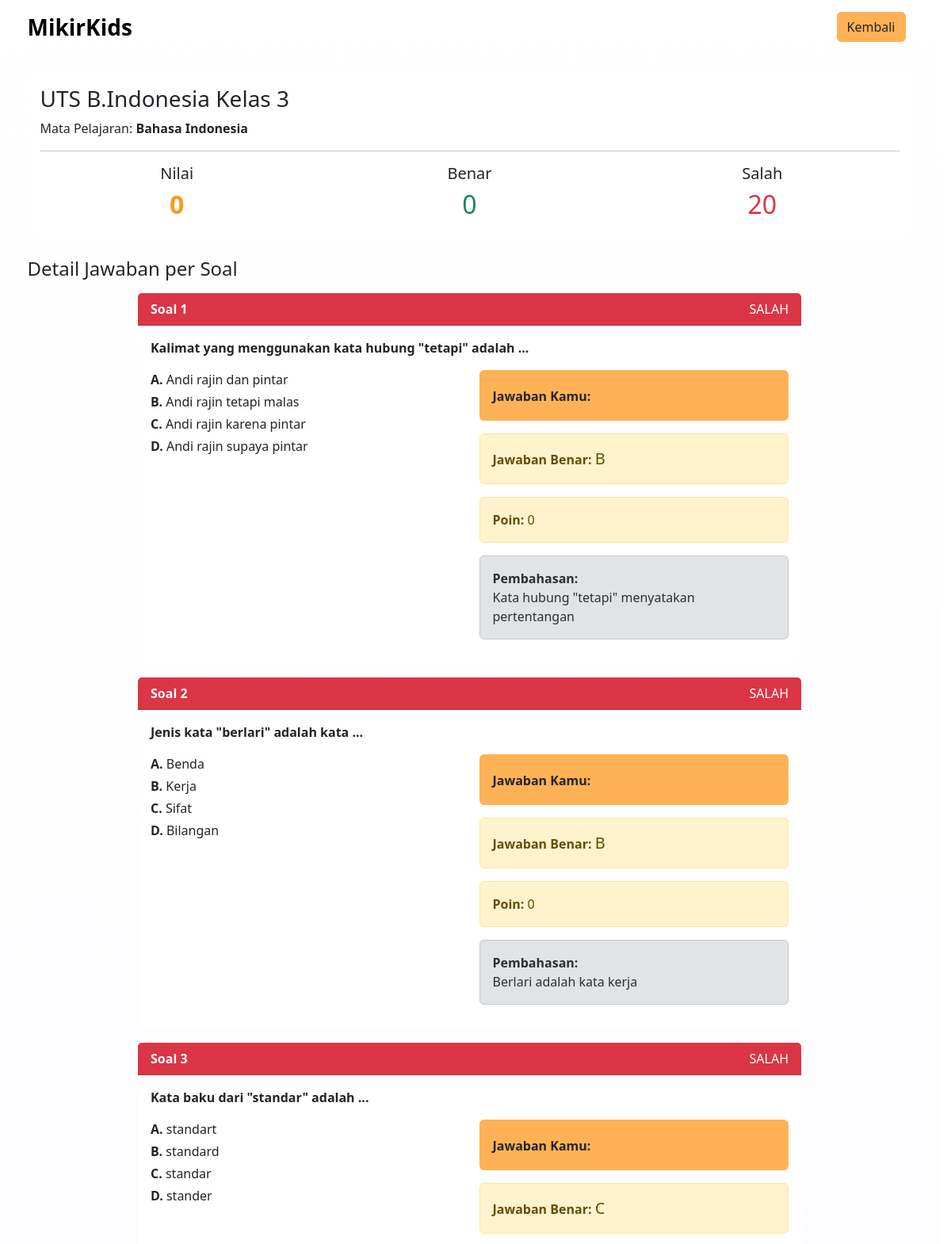
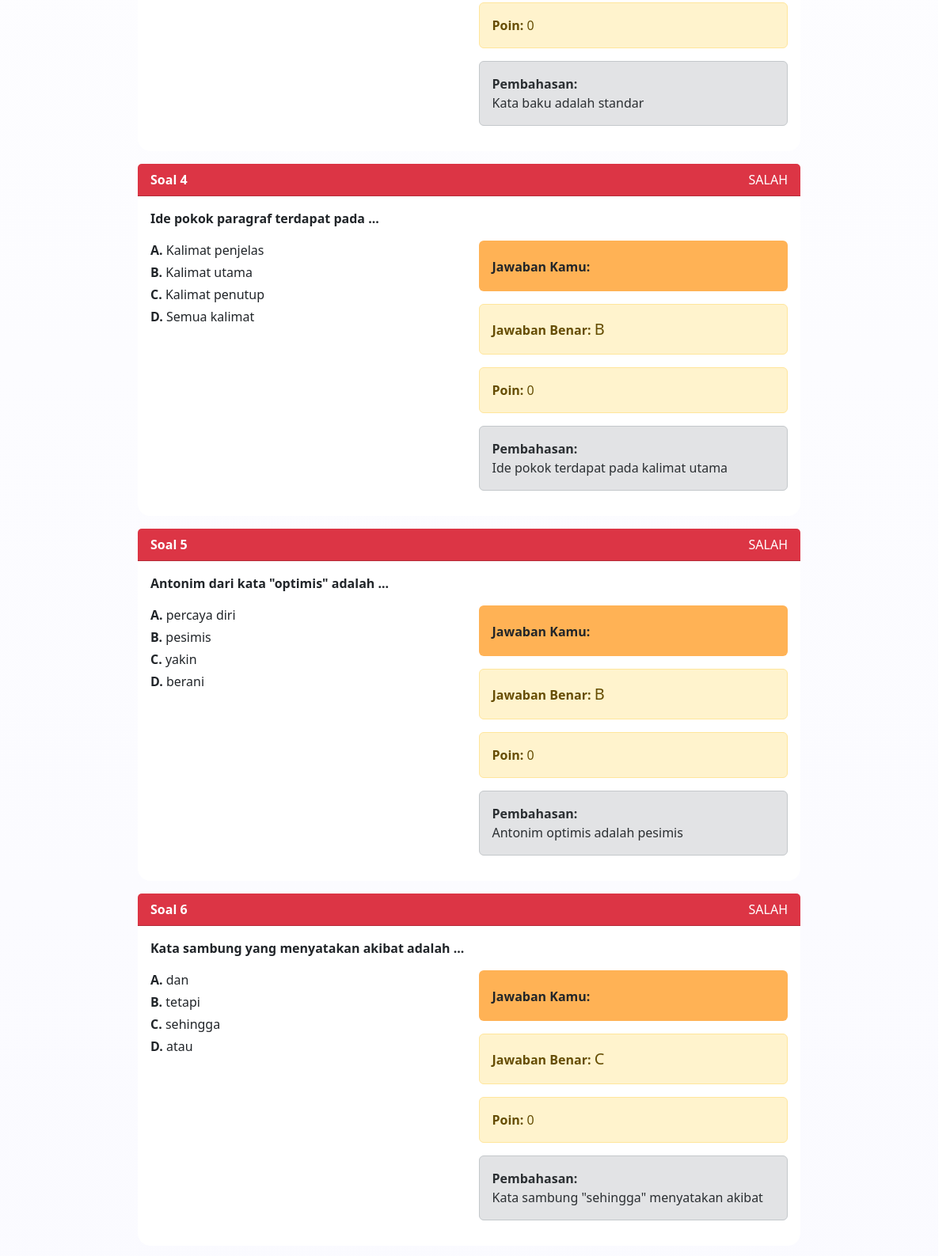
The app's page /user/pages/detail_jawaban.php?id=1 (signed in, upper part) with its own data (2 pictures, top to bottom).
### tables this page shows
CREATE TABLE `nilai` (
  `id_nilai` int(11) NOT NULL,
  `nilai` int(11) NOT NULL,
  `user` int(11) NOT NULL,
  `soal_paket` int(11) NOT NULL,
  `jumlah_benar` int(11) NOT NULL,
  `jumlah_salah` int(11) NOT NULL
);

CREATE TABLE `paket_soal` (
  `id_paket` int(11) NOT NULL,
  `judul` varchar(30) DEFAULT NULL,
  `mata_pelajaran` varchar(20) DEFAULT NULL,
  `kelas` int(11) DEFAULT NULL,
  `jumlah_soal` int(11) DEFAULT NULL
);

CREATE TABLE `jawaban` (
  `id_jawaban` int(11) NOT NULL,
  `nilai_id` int(11) DEFAULT NULL,
  `soal_id` int(11) DEFAULT NULL,
  `jawaban_siswa` char(1) DEFAULT NULL,
  `is_correct` tinyint(1) DEFAULT NULL,
  `poin` int(11) DEFAULT NULL
);

CREATE TABLE `soal` (
  `id` int(11) NOT NULL,
  `kelas` int(11) DEFAULT NULL,
  `mata_pelajaran` varchar(30) DEFAULT NULL,
  `soal` varchar(200) NOT NULL,
  `paket_soal` int(11) NOT NULL,
  `pilihan_a` text NOT NULL,
  `pilihan_b` text NOT NULL,
  `pilihan_c` text NOT NULL,
  `pilihan_d` text NOT NULL,
  `jawaban_benar` char(1) NOT NULL,
  `pembahasan` text NOT NULL,
  `bobot` int(11) NOT NULL
);

### user/pages/detail_jawaban.php (the view, shortened to what this page needs)
<?php
include '../../config/connection.php';
$nilai_id = $_GET['id'];
$user_id = $_SESSION['id_user'];
$stmt_nilai = $db->prepare("SELECT n.*, p.judul, p.mata_pelajaran
                            FROM nilai n
                            JOIN paket_soal p ON n.soal_paket = p.id_paket
                            WHERE n.id_nilai = ? AND n.user = ?");
$stmt_nilai->bind_param("ii", $nilai_id, $user_id);
$stmt_nilai->execute();
$result_nilai = $stmt_nilai->get_result();
$data_nilai = $result_nilai->fetch_assoc();
$stmt_jawaban = $db->prepare("SELECT j.*, s.soal, s.pilihan_a, s.pilihan_b, s.pilihan_c, s.pilihan_d, s.jawaban_benar, s.pembahasan
                              FROM jawaban j
                              JOIN soal s ON j.soal_id = s.id
                              WHERE j.nilai_id = ?
                              ORDER BY s.id");
$stmt_jawaban->bind_param("i", $nilai_id);
$stmt_jawaban->execute();
$result_jawaban = $stmt_jawaban->get_result();
?>
<!DOCTYPE html>
<html>
<head>
    <link href="https://cdn.jsdelivr.net/npm/bootstrap@5.3.8/dist/css/bootstrap.min.css" rel="stylesheet">
</head>
<body >
    <nav class="navbar navbar-expand-lg">
    <div class="container d-flex  ">
        <a class="navbar-brand fs-3 fw-bold" href="#">MikirKids</a>
        <form class="d-flex">
        <a href="dashboard.php" class="btn btn-outline bg-color me-2">Kembali</a>
        </form>
    </div>
    </nav>
    <div class="container mt-4">
        <div class="card mb-4 rounded-4 border-0">
            <div class="card-body">
                <h3><?php echo htmlspecialchars($data_nilai['judul']); ?></h3>
                <p class="mb-0">Mata Pelajaran: <strong><?php echo htmlspecialchars($data_nilai['mata_pelajaran']); ?></strong></p>
                <hr>
                <div class="row text-center">
                    <div class="col-4">
                        <h5>Nilai</h5>
                        <h2 class="text-color fw-bold"><?php echo number_format($data_nilai['nilai'], 0); ?></h2>
                    </div>
                    <div class="col-4">
                        <h5>Benar</h5>
                        <h2 class="text-success"><?php echo htmlspecialchars($data_nilai['jumlah_benar']); ?></h2>
                    </div>
                    <div class="col-4">
                        <h5>Salah</h5>
                        <h2 class="text-danger"><?php echo htmlspecialchars($data_nilai['jumlah_salah']); ?></h2>
                    </div>
                </div>
            </div>
        </div>
        <h4 class="mb-3">Detail Jawaban per Soal</h4>
        <?php $no = 1; while($jawaban = $result_jawaban->fetch_assoc()): ?>
        <div class="card mb-3 card-hover w-75 mx-auto rounded-4 border-0
        <?php echo $jawaban['is_correct'] ? 'border-success' : 'border-danger'; ?>">
            <div class="card-header <?php echo $jawaban['is_correct'] ? 'bg-success' : 'bg-danger'; ?> text-white">
                <strong>Soal <?php echo $no++; ?></strong>
                <?php if($jawaban['is_correct']): ?>
                    <span class="float-end">BENAR</span>
                <?php else: ?>
                    <span class="float-end">SALAH</span>
                <?php endif; ?>
            </div>
            <div class="card-body">
                <p class="fw-bold"><?php echo htmlspecialchars($jawaban['soal']); ?></p>
                <div class="row">
                    <div class="col-md-6">
                        <p class="mb-1"><strong>A.</strong> <?php echo htmlspecialchars($jawaban['pilihan_a']); ?></p>
                        <p class="mb-1"><strong>B.</strong> <?php echo htmlspecialchars($jawaban['pilihan_b']); ?></p>
                        <p class="mb-1"><strong>C.</strong> <?php echo htmlspecialchars($jawaban['pilihan_c']); ?></p>
                        <p class="mb-1"><strong>D.</strong> <?php echo htmlspecialchars($jawaban['pilihan_d']); ?></p>
                    </div>
                    <div class="col-md-6">
                        <div class="alert bg-color">
                            <strong>Jawaban Kamu:</strong>
                        </div>
                        <div class="alert alert-warning">
                            <strong>Jawaban Benar:</strong>
                            <span class="fs-5"><?php echo strtoupper(htmlspecialchars($jawaban['jawaban_benar'])); ?></span>
                        </div>
                        <div class="alert alert-warning">
                            <strong>Poin:</strong> <?php echo htmlspecialchars($jawaban['poin']); ?>
                        </div>
                        <?php if (!empty($jawaban['pembahasan'])): ?>
                            <div class="alert alert-secondary mt-3">
                                <strong>Pembahasan:</strong><br>
                                <?php echo nl2br(htmlspecialchars($jawaban['pembahasan'])); ?>
                            </div>
                        <?php endif; ?>
                    </div>
                </div>
            </div>
        </div>
        <?php endwhile; ?>
    </div>
</body>
</html>

### user/pages/detail_jawaban.php (style rules this page uses)
html { scrollbar-gutter: stable; }
.card-hover { transition: .2s; }
.text-color { color: #FF991C; }
.bg-color { background-color: #FFB255; }
body { background: linear-gradient(180deg, #ffffff 0%, #f7f7ff 60%, #f2f2ff 100%); background-attachment: fixed; }

### records on screen
nilai: soal_paket.judul "UTS B.Indonesia Kelas 3", soal_paket.mata_pelajaran "Bahasa Indonesia", nilai "0", jumlah_benar "0", jumlah_salah "20"
jawaban: is_correct "SALAH", soal.soal "Kalimat yang menggunakan kata hubung \"tetapi\" adalah ...", soal.pilihan_a "Andi rajin dan pintar", soal.pilihan_b "Andi rajin tetapi malas", soal.pilihan_c "Andi rajin karena pintar", soal.pilihan_d "Andi rajin supaya pintar", soal.jawaban_benar "B", poin "0", soal.pembahasan "Kata hubung \"tetapi\" menyatakan pertentangan"
jawaban: is_correct "SALAH", soal.soal "Jenis kata \"berlari\" adalah kata ...", soal.pilihan_a "Benda", soal.pilihan_b "Kerja", soal.pilihan_c "Sifat", soal.pilihan_d "Bilangan", soal.jawaban_benar "B", poin "0", soal.pembahasan "Berlari adalah kata kerja"
jawaban: is_correct "SALAH", soal.soal "Kata baku dari \"standar\" adalah ...", soal.pilihan_a "standart", soal.pilihan_b "standard", soal.pilihan_c "standar", soal.pilihan_d "stander", soal.jawaban_benar "C", poin "0", soal.pembahasan "Kata baku adalah standar"
jawaban: is_correct "SALAH", soal.soal "Ide pokok paragraf terdapat pada ...", soal.pilihan_a "Kalimat penjelas", soal.pilihan_b "Kalimat utama", soal.pilihan_c "Kalimat penutup", soal.pilihan_d "Semua kalimat", soal.jawaban_benar "B", poin "0", soal.pembahasan "Ide pokok terdapat pada kalimat utama"
jawaban: is_correct "SALAH", soal.soal "Antonim dari kata \"optimis\" adalah ...", soal.pilihan_a "percaya diri", soal.pilihan_b "pesimis", soal.pilihan_c "yakin", soal.pilihan_d "berani", soal.jawaban_benar "B", poin "0", soal.pembahasan "Antonim optimis adalah pesimis"
jawaban: is_correct "SALAH", soal.soal "Kata sambung yang menyatakan akibat adalah ...", soal.pilihan_a "dan", soal.pilihan_b "tetapi", soal.pilihan_c "sehingga", soal.pilihan_d "atau", soal.jawaban_benar "C", poin "0", soal.pembahasan "Kata sambung \"sehingga\" menyatakan akibat"
